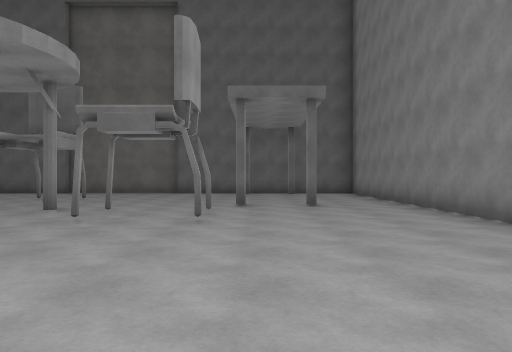
view 1 (above)

13 first-person views from a walk through a 3-D level made in the Unity game engine. The camera is 1.3 m above the floor, looks level and sees 70° across. The floor is counted in squares, 2 m on a side. Each view is taken from the middle of a square. On the plan, view 1 faces up. The plan holds only what a view shows up to about 11 squares ahead; the rest is blank. The place goes on beyond the plan. Surface patterns are stand-ins for the level's own textures.

view 2
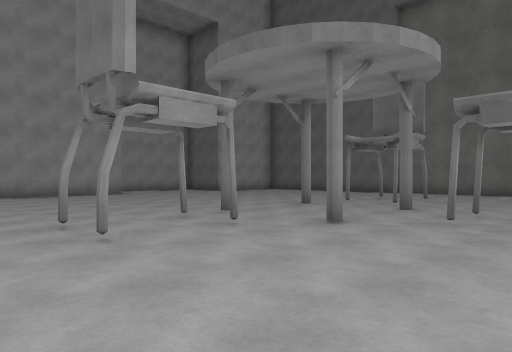

view 3
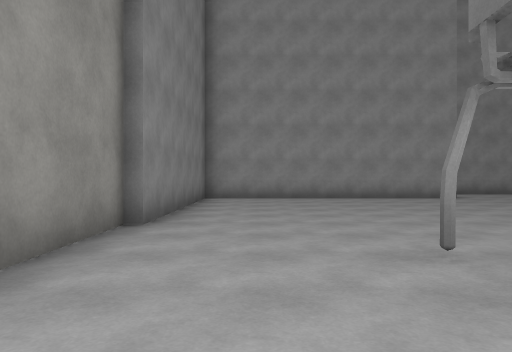

view 4
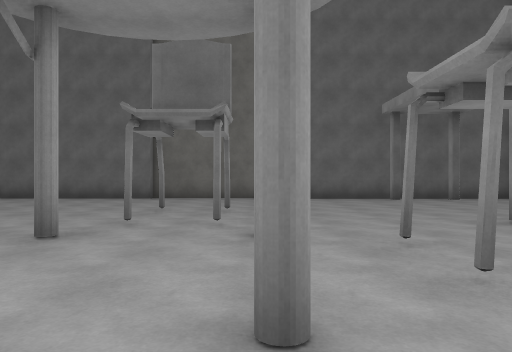

view 5
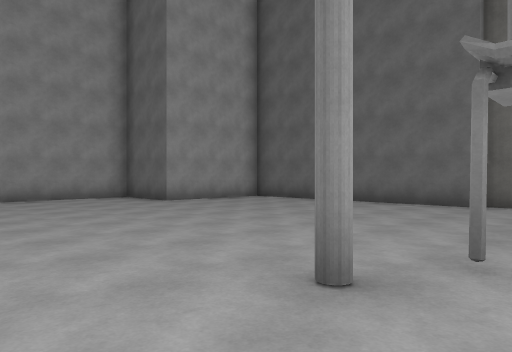

view 6
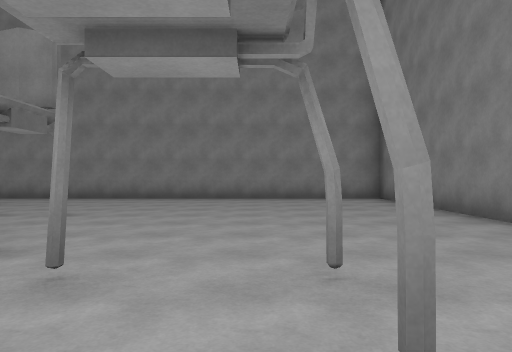

view 7
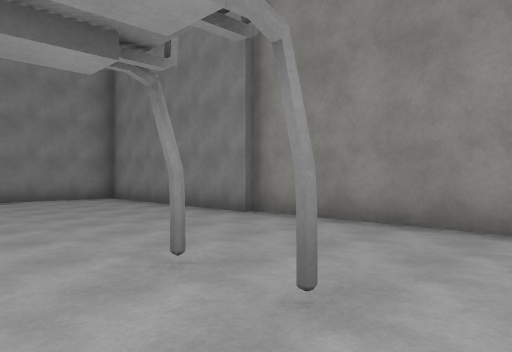

view 8
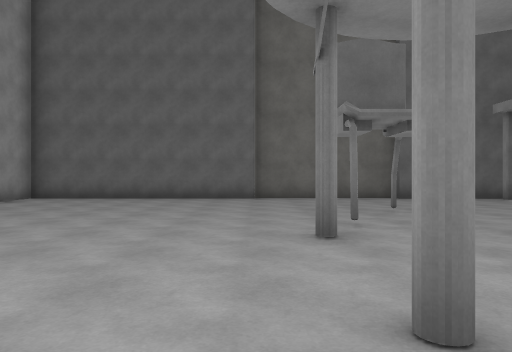

view 9
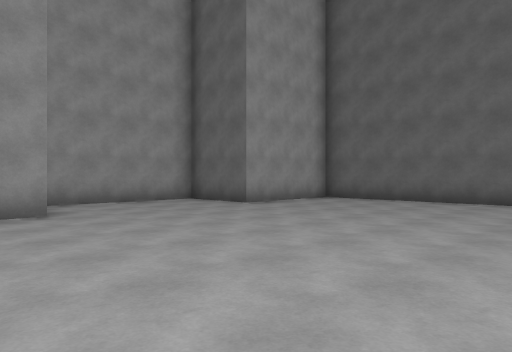

view 10
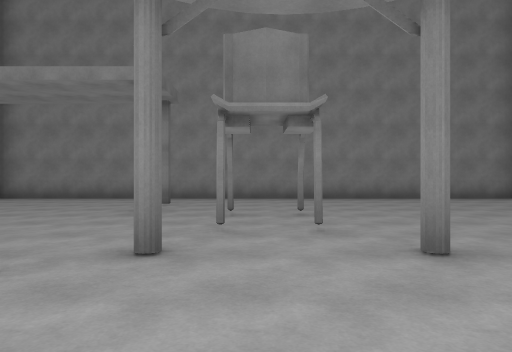

view 11
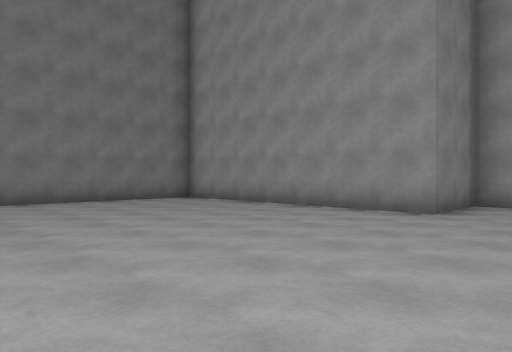

view 12
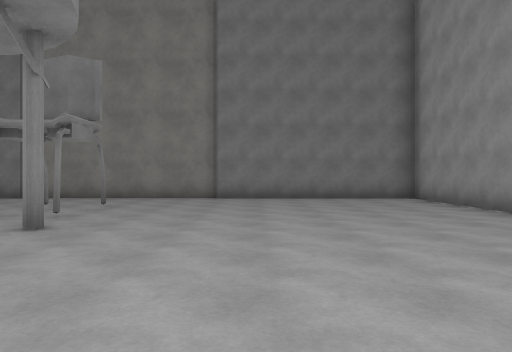

view 13
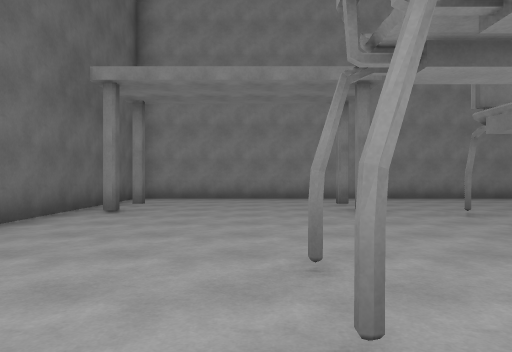

### Floor plan
Key: @ floor where view 1 was taken; # wall or solid block; . floor; O other object.
Columns run from 16 left of view 1 to 4 right of it. Each row starts with its distance up from view 1.
 14   ###################
 13   #.............##..#
 12   #.................#
 11   #.................#
 10 #...................#
  9 #...................#
  8 #.........O.........#
  7 #.........#.#.......#
  6 #..............O....#
  5 ###.................#
  4   #.......#.#.......#
  3   #.................#
  2   #.......O.........#
  1   #.................#
  0   #.............@...#
 -1   #.................#
 -2   ###################

Positions as (right, up) in squares from view 1, and headings:
1: (0, 0), facing up
2: (-1, 0), facing up-left
3: (-3, 0), facing left
4: (-4, 3), facing up
5: (-5, 5), facing up-left
6: (-7, 2), facing right
7: (-7, 3), facing down-right
8: (-7, 3), facing up
9: (-7, 4), facing up-left
10: (-7, 6), facing right
11: (-7, 8), facing down-left
12: (-9, 9), facing down
13: (-7, 10), facing right
